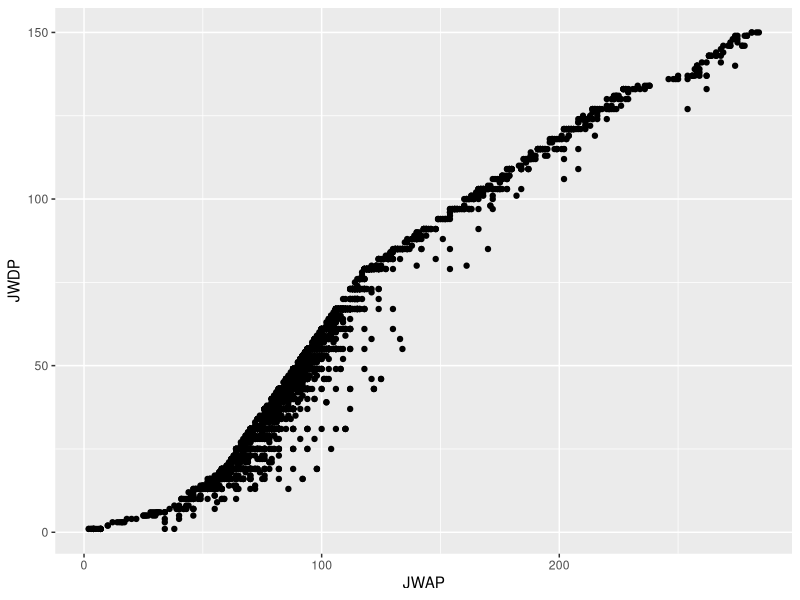
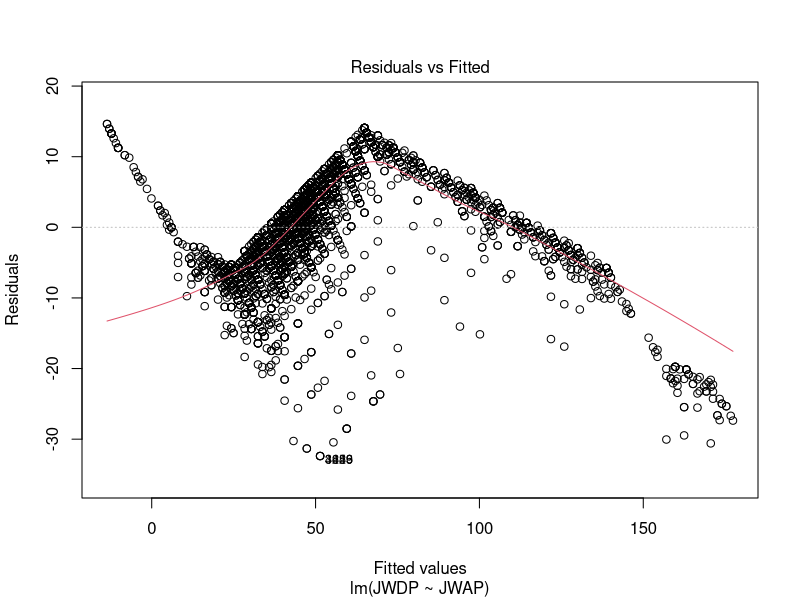
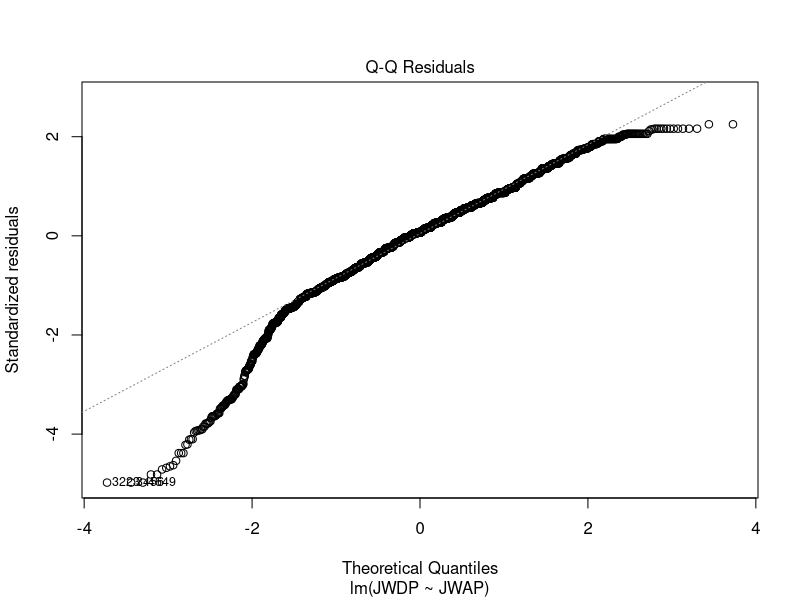
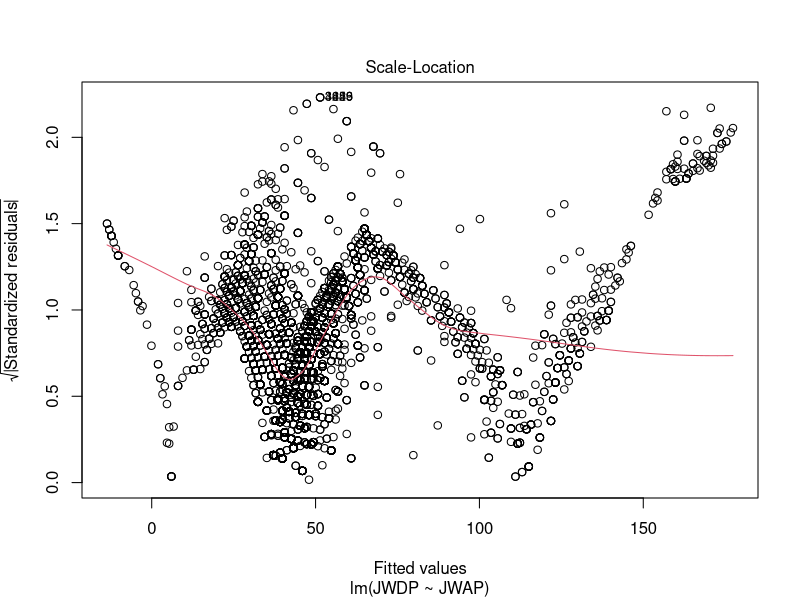
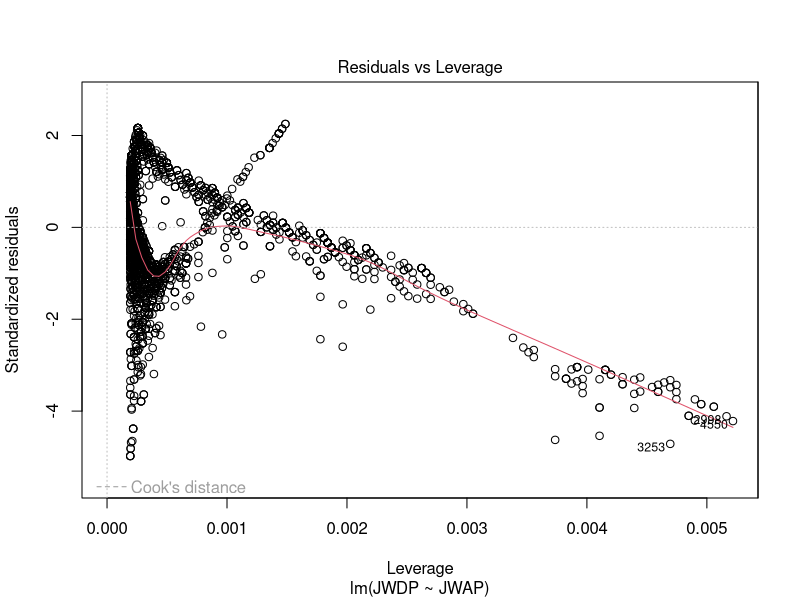
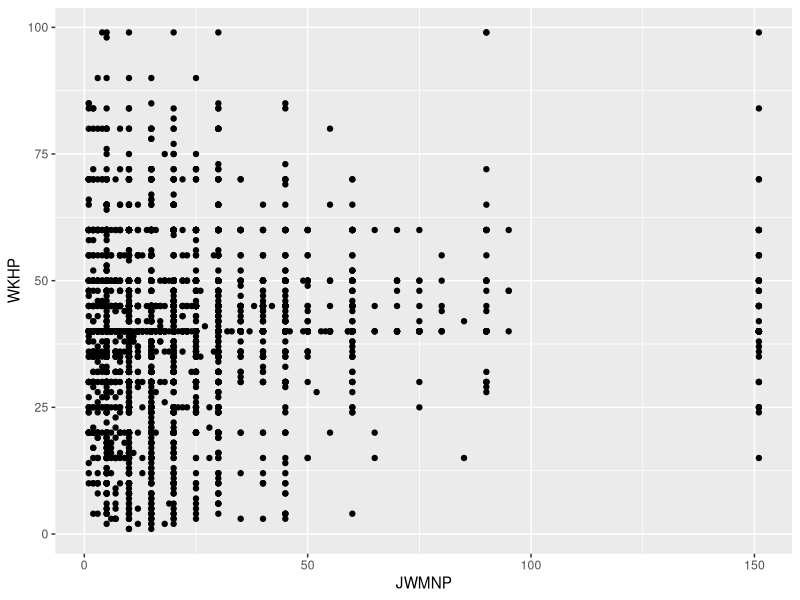
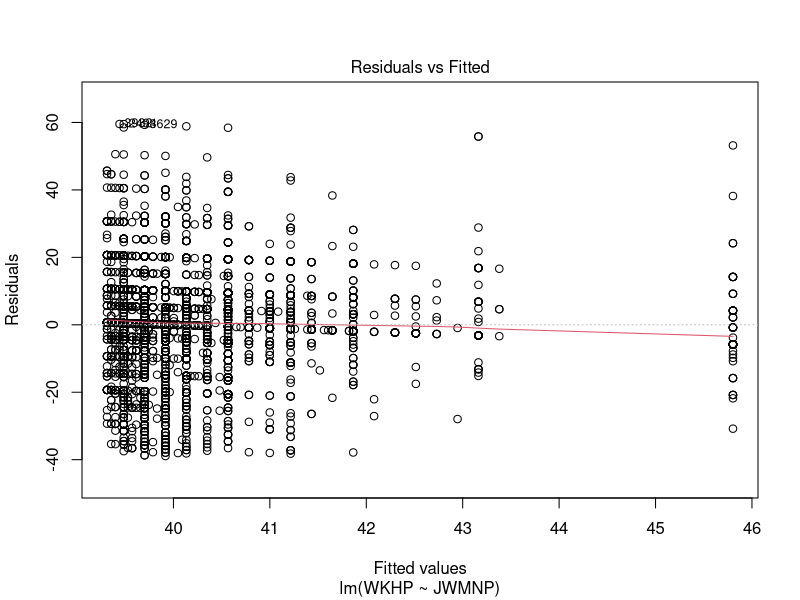
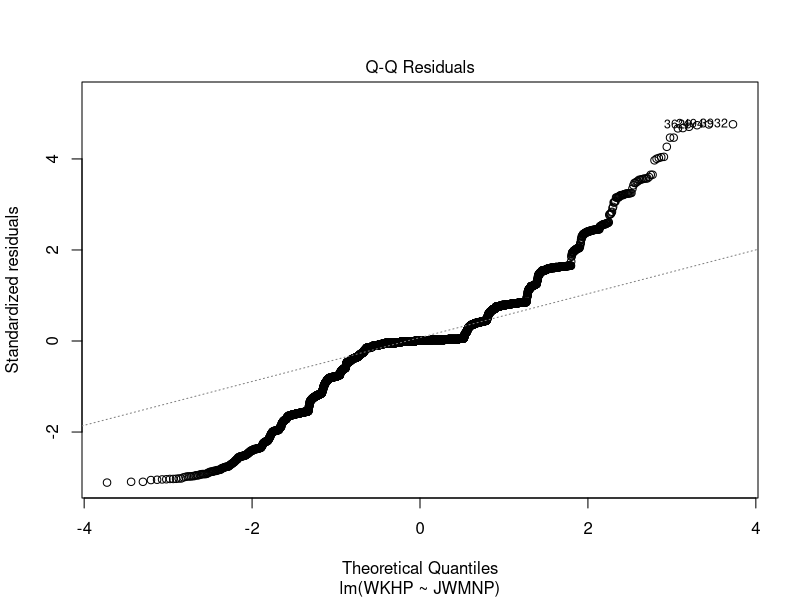

R code for these plots, in order:
## ---- chunk 1
knitr::opts_chunk$set(echo = TRUE)
## ---- chunk 2
library(tidyr)
acspp = read.csv("psam_p16.csv")  # read csv file
summary(acspp)

library(ggplot2)
scatterplot <- ggplot(data = acspp, mapping = aes(x = JWAP, y = JWDP)) + geom_point()
scatterplot


regmodel = lm(JWDP ~ JWAP, data = acspp)
summary(regmodel)
plot(regmodel)

## ---- chunk 3
library(tidyr)
acspp = read.csv("psam_p16.csv")  # read csv file

library(ggplot2)
scatterplot <- ggplot(data = acspp, mapping = aes(x = JWMNP, y = WKHP)) + geom_point()
scatterplot


regmodel = lm(WKHP ~ JWMNP, data = acspp)
summary(regmodel)
plot(regmodel)

## ---- chunk 4
library(tidyr)
acspp = read.csv("psam_p16.csv")  # read csv file

library(ggplot2)
scatterplot <- ggplot(data = acspp, mapping = aes(x = WKHP, y = PINCP)) + geom_point()
scatterplot + scale_y_log10()


regmodel = lm(PINCP ~ WKHP, data = acspp)
summary(regmodel)
plot(regmodel)

## ---- chunk 5
library(tidyr)
acspp = read.csv("psam_p16.csv")  # read csv file

library(ggplot2)
scatterplot <- ggplot(data = acspp, mapping = aes(x = AGEP, y = PINCP)) + geom_point()
scatterplot


regmodel = lm(PINCP ~ AGEP, data = acspp)
summary(regmodel)
plot(regmodel)

## ---- chunk 6
library(tidyr)
acspp = read.csv("psam_p16.csv")  # read csv file

library(ggplot2)
scatterplot <- ggplot(data = acspp, mapping = aes(x = MARHYP, y = AGEP)) + geom_point()
scatterplot


regmodel = lm(AGEP ~ MARHYP, data = acspp)
summary(regmodel)
plot(regmodel)

## ---- chunk 7
library(tidyr)
acspp = read.csv("psam_p16.csv")  # read csv file

library(ggplot2)
scatterplot <- ggplot(data = acspp, mapping = aes(x = SCHL, y = AGEP)) + geom_point()
scatterplot


regmodel = lm(AGEP ~ SCHL, data = acspp)
summary(regmodel)
plot(regmodel)

